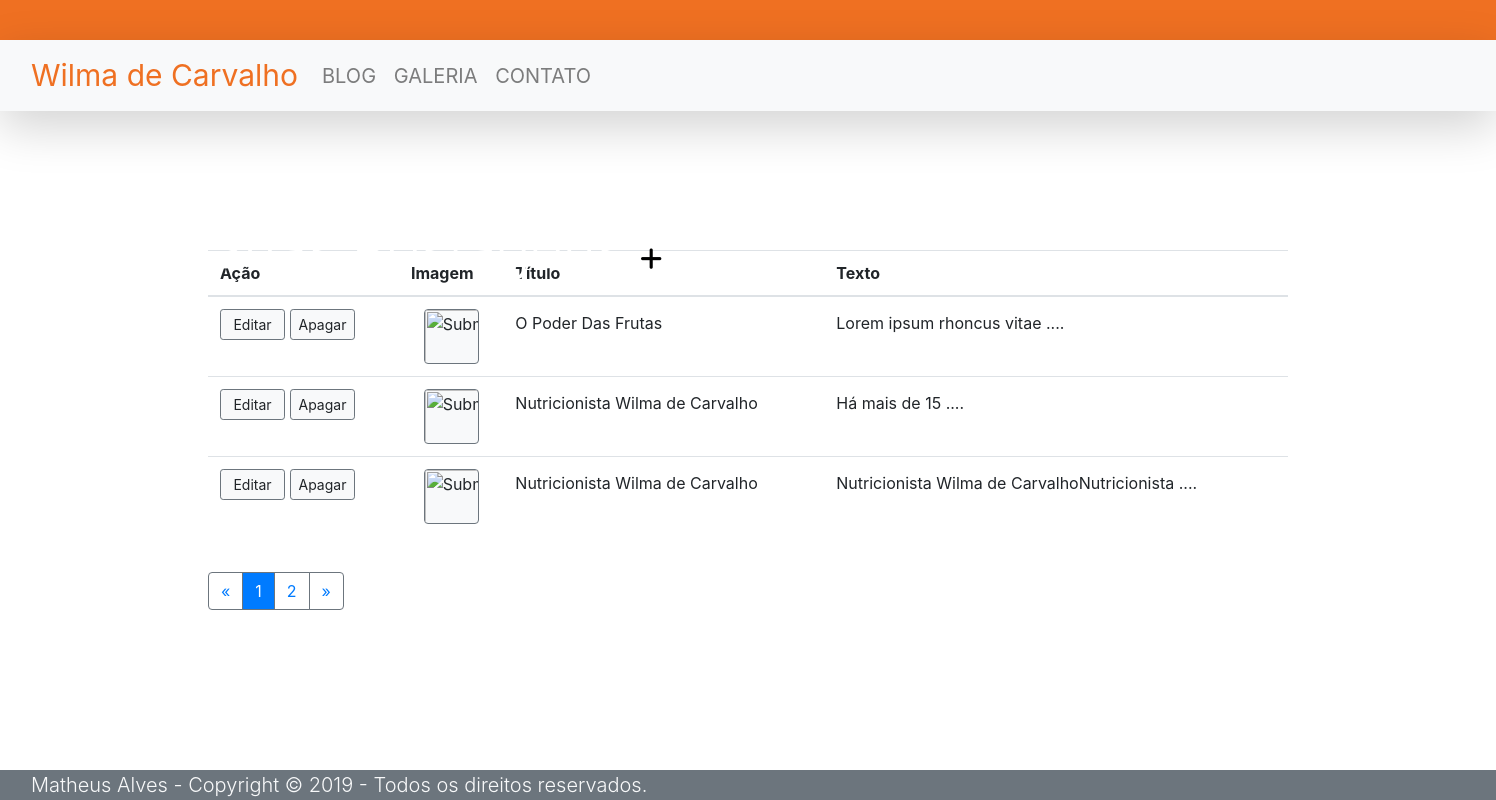
Page /paginas/ge_blog.php (signed in) on the committed database.
### tables this page shows
CREATE TABLE `blog` (
  `IdBlog` int(11) NOT NULL,
  `titulo_bg` varchar(255) NOT NULL,
  `texto_bg` longtext NOT NULL,
  `idImagem` int(11) NOT NULL,
  `data_bg` datetime NOT NULL
);

### paginas/ge_blog.php (the view, shortened to what this page needs)
<html>
<head>
<link rel="stylesheet" href="https://stackpath.bootstrapcdn.com/bootstrap/4.4.1/css/bootstrap.min.css">
<link rel="stylesheet" type="text/css" href="css/index.css">
<link rel="stylesheet" href="https://cdnjs.cloudflare.com/ajax/libs/font-awesome/4.7.0/css/font-awesome.min.css">
</head>
<body>
	<header>
		<div id="topo" style="width: 100%; background-color: #EF7022; height: 40px;">
		</div>
	</header>
	<div style="min-height: calc(100vh - 150px);">
        	<main>
				<br><br>
				<div class="container">
					<div class="container">
						<h1 class="display-4">Suas Postagens <a href="cadastro_blog.php"><i class="fas fa-plus" style="color: black; font-size: 25px"></i></a></h1>
						<div class="table-responsive mt-4 mb-3">
							<table class="table text-nowrap">
								<thead>
									<tr class="">
										<th class="">Ação</th>
										<th class="">Imagem</th>
										<th class="">Título</th>
										<th class="">Texto</th>
									</tr>
								</thead>
								<tbody>
									<?php
										require_once('teste_conexao.php');
										$sql = "SELECT * FROM blog";
										$select = mysqli_query($conn, $sql);
										while($array = mysqli_fetch_array($select)){
									?>
									<tr class="">
										<td class="">
											<a class="btn btn-sm btn-light border-secondary" style="width: 65px;" href="ga_form.html">Editar</a>
											<a class="btn btn-sm btn-light border-secondary" style="width: 65px;" onclick="return confirm('Deseja apagar?');" href="ga_crud.php">Apagar</a>
										</td>
										<td class="text-center">
											<input type="image" class="btn btn-light p-0 border-secondary" style="width: 55px" src="imagens/layout/sem.jpg">
										</td>
										<td class="pt-3" style=""><?php echo $array['titulo_bg']?></td>
										<td class="pt-3" style=""><?php $arr = explode(" ",$array['texto_bg']);
									   for($i=0;$i < 4;$i++){
										   echo $arr[$i].' ';
										   if($i==3){echo '....';}
									   }?></td>
									</tr>
									<?php } ?>
								</tbody>
							</table>
						</div>
						<nav class="navbar-expand my-3">
							<ul class="navbar-nav mr-auto">
								<ul class="pagination mt-1">
									<li class="page-item">
										<a class="page-link border-secondary" href="ga_tb.html">«</a>
									</li>
											<li class="page-item active" aria-current="page">
												<a class="page-link border-secondary" href="#"><span class="sr-only">(current)</span>1</a>
											</li>
											<li class="page-item">
												<a class="page-link border-secondary" href="ga_tb.html">2</a>
											</li>
									<li class="page-item">
										<a class="page-link border-secondary" href="ga_tb.html">»</a>
									</li>
								</ul>
							</ul>
						</nav>
					</div>
				</div>
			</main>
        </div>
	<footer class="container-fluid bg-secondary float-left" style="position: absolute; bottom: 0;">
            <div>
                <span class="text-light lead px-3 ">Matheus Alves - Copyright © 2019 - Todos os direitos reservados.</span>
            </div>
	</footer>
</body>
</html>

### css/index.css (style rules this page uses)
#topo { width: 100%; background-color: #EF7022; height: 40px; }
h1 { color: white; position: relative; top: 56px; width: 1426px; }

### rows in the picture
blog: titulo_bg "O Poder Das Frutas", i "Lorem", i "ipsum", i "rhoncus", i "vitae"
blog: titulo_bg "Nutricionista Wilma de Carvalho", texto_bg "Há", texto_bg "mais", texto_bg "de", texto_bg "15"
blog: titulo_bg "Nutricionista Wilma de Carvalho", i "Nutricionista", i "Wilma", i "de", i "CarvalhoNutricionista"
